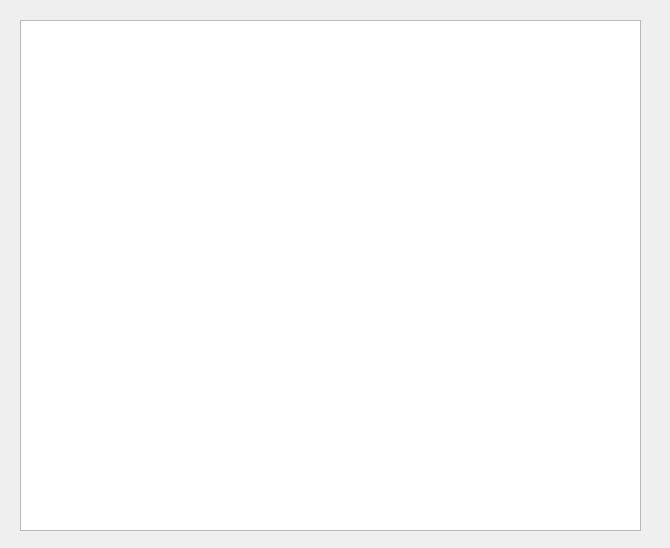
<?xml version="1.0" encoding="UTF-8"?>
<ui version="4.0">
 <class>glPlot</class>
 <widget class="QWidget" name="glPlot">
  <property name="geometry">
   <rect>
    <x>0</x>
    <y>0</y>
    <width>670</width>
    <height>548</height>
   </rect>
  </property>
  <property name="windowTitle">
   <string>glPlot</string>
  </property>
  <widget class="QGraphicsView" name="graphicsView">
   <property name="geometry">
    <rect>
     <x>20</x>
     <y>20</y>
     <width>621</width>
     <height>511</height>
    </rect>
   </property>
  </widget>
 </widget>
 <layoutdefault spacing="6" margin="11"/>
 <resources/>
 <connections/>
</ui>
